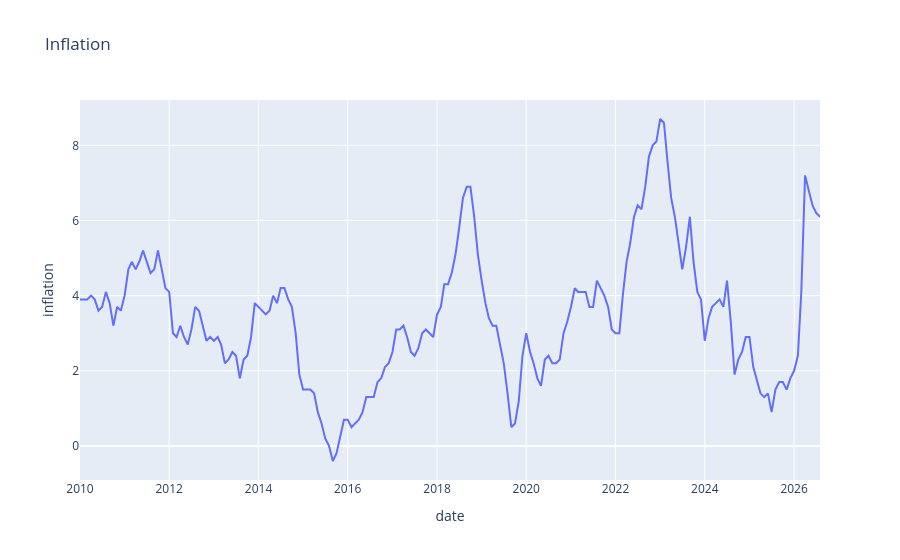
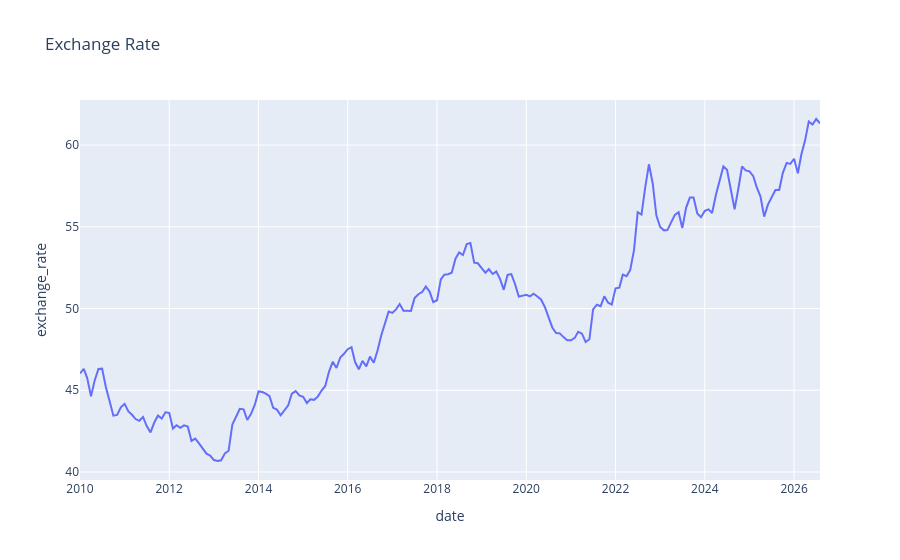
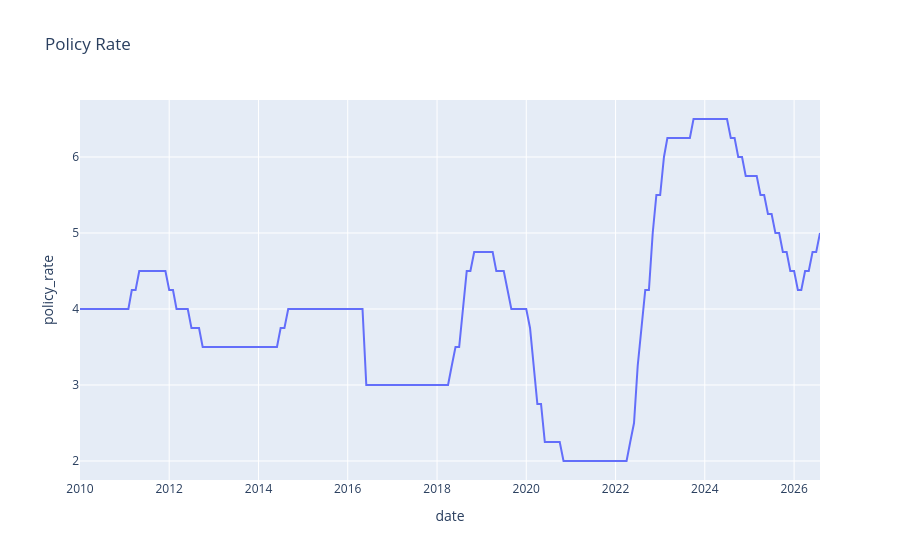
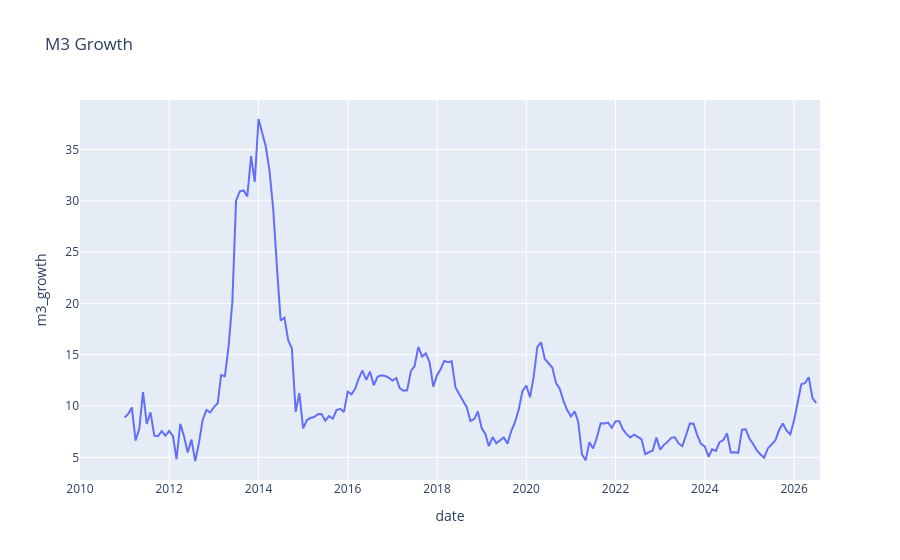

The cell these charts' notebook holds for them, in order:
### Markdown cell above
## Explore indicators
These plots show association and history, not causal relationships. M3 growth is derived after month alignment. Its first 12 rows are missing because a full prior year is required.

### Code cell
import plotly.express as px
for col in ['inflation','exchange_rate','policy_rate','m3_growth']:
    display(px.line(monthly.reset_index(),x='date',y=col,title=col.replace('_',' ').title()))

### Figure 1 — Plotly figure (JSON) as saved in the notebook; plotly's stock layout.template omitted (floating-point values rounded to 4 significant figures; data arrays with more than 128 entries replaced by an {"elided": "..."} marker saying what was removed)
{"data": [{"hovertemplate": "date=%{x}<br>inflation=%{y}<extra></extra>", "legendgroup": "", "line": {"color": "#636efa", "dash": "solid"}, "marker": {"symbol": "circle"}, "mode": "lines", "name": "", "orientation": "v", "showlegend": false, "type": "scatter", "x": {"elided": "200 str values"}, "xaxis": "x", "y": {"elided": "200 float values"}, "yaxis": "y"}], "layout": {"legend": {"tracegroupgap": 0}, "title": {"text": "Inflation"}, "xaxis": {"anchor": "y", "domain": [0.0, 1.0], "title": {"text": "date"}}, "yaxis": {"anchor": "x", "domain": [0.0, 1.0], "title": {"text": "inflation"}}}}

### Figure 2 — Plotly figure (JSON) as saved in the notebook; plotly's stock layout.template omitted (floating-point values rounded to 4 significant figures; data arrays with more than 128 entries replaced by an {"elided": "..."} marker saying what was removed)
{"data": [{"hovertemplate": "date=%{x}<br>exchange_rate=%{y}<extra></extra>", "legendgroup": "", "line": {"color": "#636efa", "dash": "solid"}, "marker": {"symbol": "circle"}, "mode": "lines", "name": "", "orientation": "v", "showlegend": false, "type": "scatter", "x": {"elided": "200 str values"}, "xaxis": "x", "y": {"elided": "200 float values"}, "yaxis": "y"}], "layout": {"legend": {"tracegroupgap": 0}, "title": {"text": "Exchange Rate"}, "xaxis": {"anchor": "y", "domain": [0.0, 1.0], "title": {"text": "date"}}, "yaxis": {"anchor": "x", "domain": [0.0, 1.0], "title": {"text": "exchange_rate"}}}}

### Figure 3 — Plotly figure (JSON) as saved in the notebook; plotly's stock layout.template omitted (floating-point values rounded to 4 significant figures; data arrays with more than 128 entries replaced by an {"elided": "..."} marker saying what was removed)
{"data": [{"hovertemplate": "date=%{x}<br>policy_rate=%{y}<extra></extra>", "legendgroup": "", "line": {"color": "#636efa", "dash": "solid"}, "marker": {"symbol": "circle"}, "mode": "lines", "name": "", "orientation": "v", "showlegend": false, "type": "scatter", "x": {"elided": "200 str values"}, "xaxis": "x", "y": {"elided": "200 float values"}, "yaxis": "y"}], "layout": {"legend": {"tracegroupgap": 0}, "title": {"text": "Policy Rate"}, "xaxis": {"anchor": "y", "domain": [0.0, 1.0], "title": {"text": "date"}}, "yaxis": {"anchor": "x", "domain": [0.0, 1.0], "title": {"text": "policy_rate"}}}}

### Figure 4 — Plotly figure (JSON) as saved in the notebook; plotly's stock layout.template omitted (floating-point values rounded to 4 significant figures; data arrays with more than 128 entries replaced by an {"elided": "..."} marker saying what was removed)
{"data": [{"hovertemplate": "date=%{x}<br>m3_growth=%{y}<extra></extra>", "legendgroup": "", "line": {"color": "#636efa", "dash": "solid"}, "marker": {"symbol": "circle"}, "mode": "lines", "name": "", "orientation": "v", "showlegend": false, "type": "scatter", "x": {"elided": "200 str values"}, "xaxis": "x", "y": {"elided": "200 float values"}, "yaxis": "y"}], "layout": {"legend": {"tracegroupgap": 0}, "title": {"text": "M3 Growth"}, "xaxis": {"anchor": "y", "domain": [0.0, 1.0], "title": {"text": "date"}}, "yaxis": {"anchor": "x", "domain": [0.0, 1.0], "title": {"text": "m3_growth"}}}}
